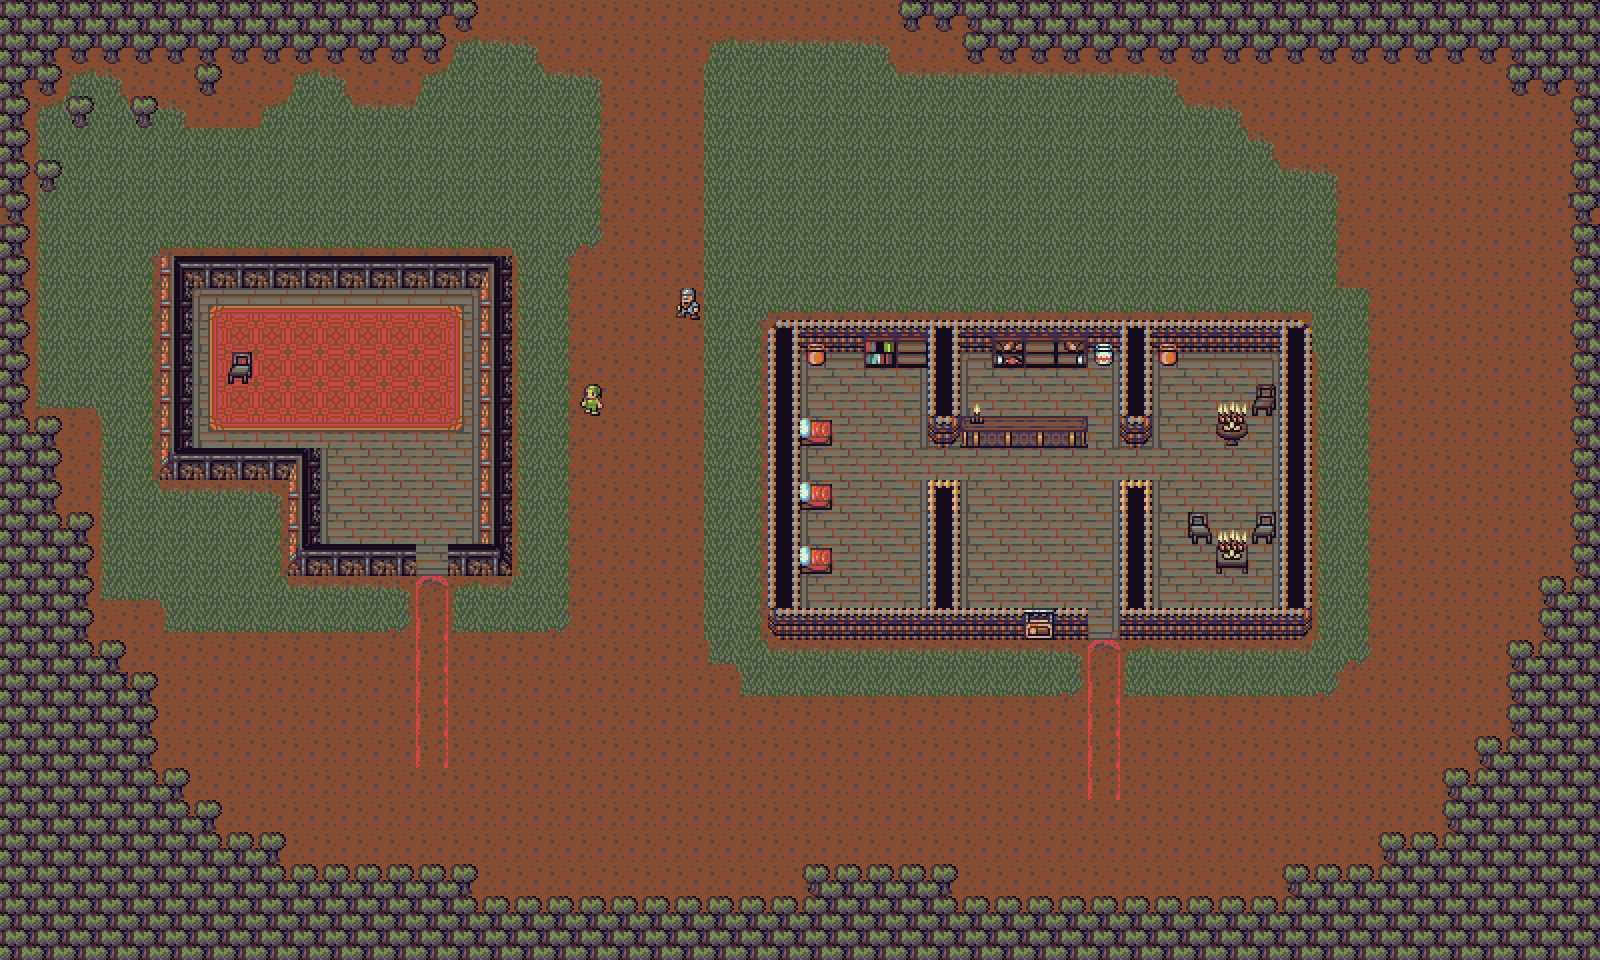

Below is a game level as drawn by its tile map, then a one-line description and the .tmx that defines it (tile-layer data replaced by summaries):
An orthogonal 50x30 tile map with 32x32 px tiles, 4 tile layers (ground, super, super-offset-y, top), 7 tilesets and 63 objects (2x Person, Exit, Player).

<map version="1.0" tiledversion="1.1.2" orientation="orthogonal" renderorder="right-down" width="50" height="30" tilewidth="32" tileheight="32" infinite="0" nextobjectid="118">
 <tileset firstgid="1" name="Floor" tilewidth="32" tileheight="32" tilecount="819" columns="21">
  <image source="../dawn_like/Objects/Floor.png" width="672" height="1248" />
 </tileset>
 <tileset firstgid="820" name="Wall" tilewidth="32" tileheight="32" tilecount="1020" columns="20">
  <image source="../dawn_like/Objects/Wall.png" width="640" height="1632" />
 </tileset>
 <tileset firstgid="1840" name="Decor" tilewidth="32" tileheight="32" tilecount="352" columns="16">
  <image source="../dawn_like/Objects/Decor.png" width="512" height="704" />
  <tile id="128">
   <animation>
    <frame tileid="128" duration="250" />
    <frame tileid="136" duration="250" />
   </animation>
  </tile>
  <tile id="129">
   <animation>
    <frame tileid="129" duration="250" />
    <frame tileid="137" duration="250" />
   </animation>
  </tile>
  <tile id="130">
   <animation>
    <frame tileid="130" duration="250" />
    <frame tileid="138" duration="250" />
   </animation>
  </tile>
  <tile id="131">
   <animation>
    <frame tileid="131" duration="250" />
    <frame tileid="139" duration="250" />
   </animation>
  </tile>
 </tileset>
 <tileset firstgid="2192" name="Ground" tilewidth="32" tileheight="32" tilecount="112" columns="16">
  <image source="../dawn_like/Objects/Ground.png" width="512" height="224" />
 </tileset>
 <tileset firstgid="2304" name="Door" tilewidth="32" tileheight="32" tilecount="96" columns="16">
  <image source="../dawn_like/Objects/Door.png" width="512" height="192" />
 </tileset>
 <tileset firstgid="2400" name="Tree" tilewidth="32" tileheight="32" tilecount="864" columns="24">
  <image source="../dawn_like/Objects/Tree.png" width="768" height="1152" />
 </tileset>
 <tileset firstgid="3264" name="Humanoid" tilewidth="32" tileheight="32" tilecount="432" columns="16">
  <image source="../dawn_like/Characters/Humanoid.png" width="512" height="864" />
  <tile id="80">
   <animation>
    <frame tileid="80" duration="250" />
    <frame tileid="88" duration="250" />
   </animation>
  </tile>
  <tile id="96">
   <animation>
    <frame tileid="96" duration="250" />
    <frame tileid="104" duration="250" />
   </animation>
  </tile>
  <tile id="144">
   <animation>
    <frame tileid="144" duration="250" />
    <frame tileid="152" duration="250" />
   </animation>
  </tile>
  <tile id="195">
   <animation>
    <frame tileid="195" duration="250" />
    <frame tileid="203" duration="250" />
   </animation>
  </tile>
 </tileset>
 <layer name="ground" width="50" height="30">
  <data>[1500 cells, 1500 non-empty, 33 distinct tile ids]</data>
 </layer>
 <layer name="super" width="50" height="30">
  <data>[1500 cells, 371 non-empty, 38 distinct tile ids]</data>
 </layer>
 <layer name="super-offset-y" width="50" height="30" offsetx="0" offsety="16">
  <data>[1500 cells, 11 non-empty, 8 distinct tile ids]</data>
 </layer>
 <objectgroup name="entities" visible="0">
  <object id="73" name="ToWoods" type="Exit" x="480" y="0" width="416" height="16" visible="0">
   <properties>
    <property name="map" value="woods" />
    <property name="targetX" type="int" value="736" />
    <property name="targetY" type="int" value="832" />
   </properties>
  </object>
  <object id="87" name="PlayerSpawn" type="Player" x="576" y="320" width="32" height="32" visible="0" />
  <object id="88" name="Guard" type="Person" x="672" y="288" width="32" height="32" visible="0">
   <properties>
    <property name="message" value="Who are you?|Go away" />
   </properties>
  </object>
  <object id="89" name="Girl" type="Person" x="576" y="384" width="32" height="32" visible="0">
   <properties>
    <property name="message" value="Hi, how are you?|Whatever..." />
   </properties>
  </object>
 </objectgroup>
 <objectgroup name="obstacles" visible="0">
  <properties>
   <property name="collidable" type="bool" value="true" />
  </properties>
  <object id="14" x="0" y="0" width="448" height="64" />
  <object id="15" x="448" y="0" width="32" height="32" />
  <object id="16" x="192" y="64" width="32" height="32" />
  <object id="18" x="128" y="96" width="32" height="32" />
  <object id="19" x="64" y="96" width="32" height="32" />
  <object id="20" x="0" y="64" width="32" height="352" />
  <object id="21" x="32" y="160" width="32" height="32" />
  <object id="22" x="32" y="64" width="32" height="32" />
  <object id="23" x="160" y="288" width="32" height="192" />
  <object id="24" x="160" y="256" width="320" height="32" />
  <object id="25" x="480" y="256" width="32" height="288" />
  <object id="26" x="448" y="544" width="64" height="32" />
  <object id="27" x="192" y="448" width="128" height="32" />
  <object id="28" x="288" y="480" width="32" height="96" />
  <object id="29" x="320" y="544" width="96" height="32" />
  <object id="33" x="768" y="320" width="32" height="288" />
  <object id="34" x="768" y="608" width="320" height="32" />
  <object id="35" x="800" y="320" width="512" height="32" />
  <object id="36" x="1280" y="352" width="32" height="288" />
  <object id="37" x="1120" y="608" width="160" height="32" />
  <object id="38" x="1120" y="480" width="32" height="128" />
  <object id="39" x="928" y="480" width="32" height="128" />
  <object id="40" x="928" y="352" width="32" height="96" />
  <object id="41" x="960" y="416" width="128" height="32" />
  <object id="42" x="1120" y="352" width="32" height="96" />
  <object id="55" x="800" y="416" width="32" height="32" />
  <object id="57" x="800" y="480" width="32" height="32" />
  <object id="58" x="800" y="544" width="32" height="32" />
  <object id="59" x="1152" y="352" width="32" height="16" />
  <object id="61" x="1216" y="400" width="32" height="48" />
  <object id="62" x="1248" y="384" width="32" height="32" />
  <object id="63" x="1184" y="512" width="32" height="32" />
  <object id="64" x="1216" y="528" width="32" height="48" />
  <object id="66" x="960" y="400" width="32" height="16" />
  <object id="67" x="864" y="352" width="64" height="16" />
  <object id="68" x="992" y="352" width="128" height="16" />
  <object id="69" x="800" y="352" width="32" height="16" />
  <object id="70" x="1248" y="512" width="32" height="32" />
  <object id="75" x="896" y="0" width="64" height="32" />
  <object id="76" x="960" y="0" width="544" height="64" />
  <object id="78" x="1504" y="0" width="96" height="96" />
  <object id="80" x="1568" y="96" width="32" height="480" />
  <object id="92" x="224" y="352" width="32" height="32" />
  <object id="95" x="0" y="416" width="64" height="544" />
  <object id="96" x="64" y="512" width="32" height="448" />
  <object id="97" x="96" y="640" width="32" height="320" />
  <object id="98" x="128" y="672" width="32" height="288" />
  <object id="100" x="160" y="768" width="32" height="192" />
  <object id="101" x="192" y="800" width="32" height="160" />
  <object id="102" x="224" y="832" width="64" height="128" />
  <object id="103" x="288" y="864" width="192" height="96" />
  <object id="105" x="480" y="896" width="1120" height="64" />
  <object id="106" x="800" y="864" width="160" height="32" />
  <object id="109" x="1536" y="576" width="64" height="320" />
  <object id="111" x="1504" y="640" width="32" height="256" />
  <object id="112" x="1472" y="736" width="32" height="160" />
  <object id="113" x="1440" y="768" width="32" height="128" />
  <object id="114" x="1376" y="832" width="64" height="64" />
  <object id="116" x="1280" y="864" width="96" height="32" />
 </objectgroup>
 <layer name="top" width="50" height="30">
  <data>[1500 cells, 1 non-empty, 1 distinct tile ids]</data>
 </layer>
</map>